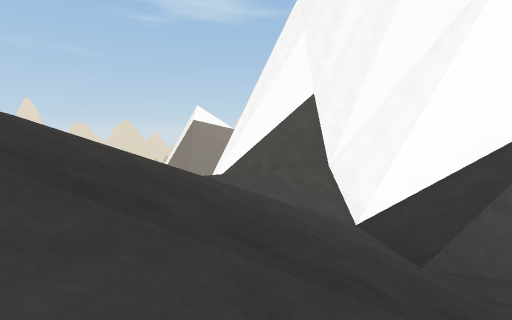
[1] (above)

13 first-person views from a walk through a scene from a Unity 3-D project. The camera is 1.3 m above the floor, tilts 6° down and sees 85° across. The floor is counted in squares, 2 m on a side. Each view is taken from the middle of a square. On the plan, view 1 faces up. The plan holds only what a view shows up to about 9 squares ahead; the rest is blank. The place goes on beyond the plan. The player character is not drawn.

[2]
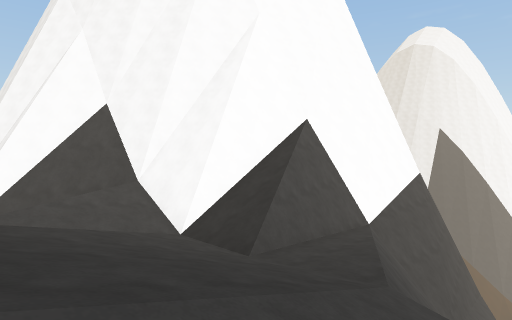

[3]
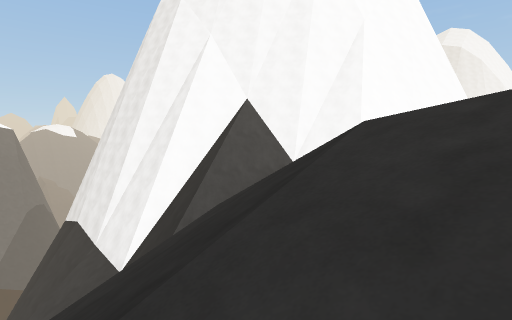

[4]
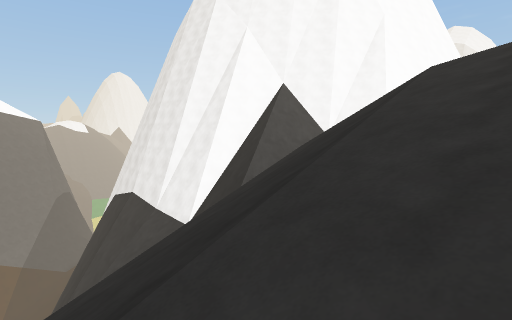

[5]
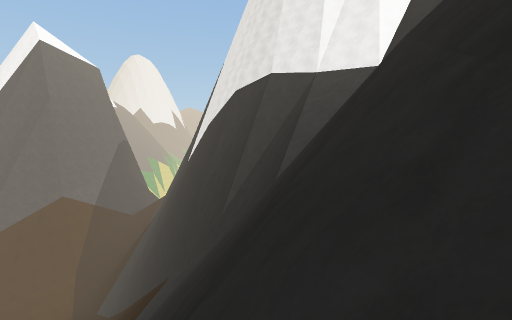

[6]
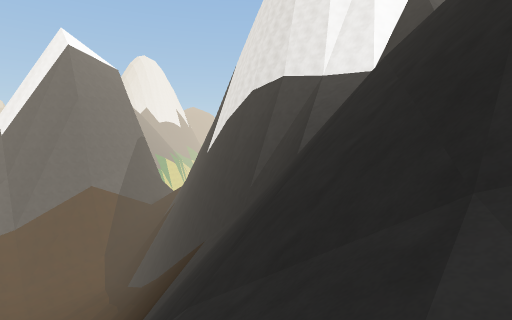

[7]
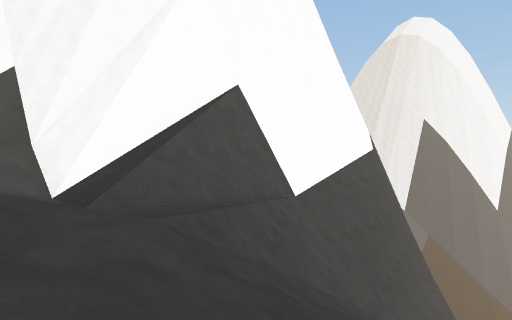

[8]
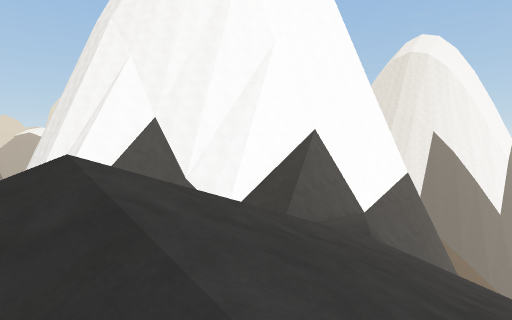

[9]
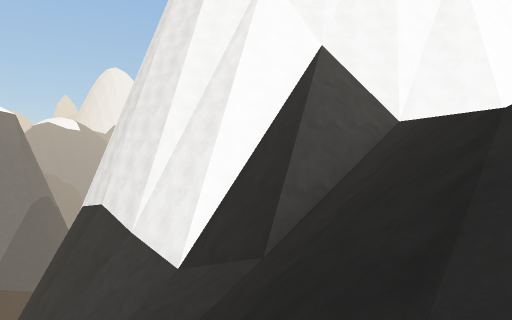

[10]
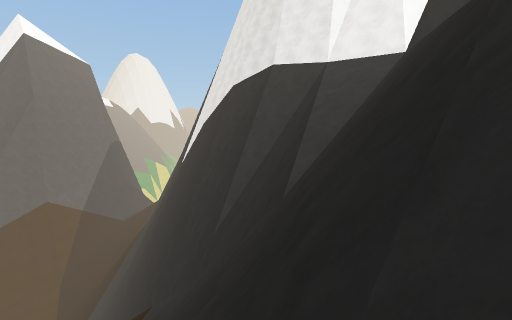

[11]
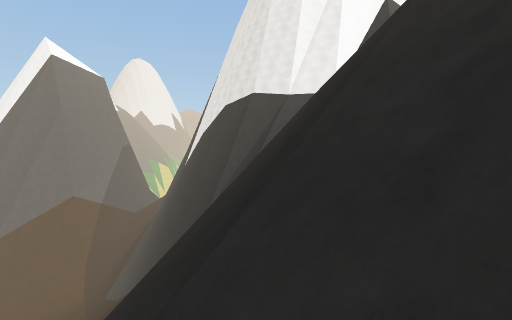

[12]
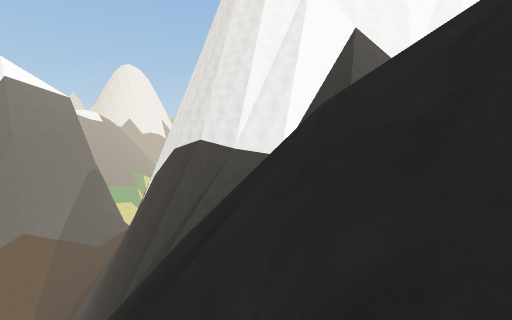

[13]
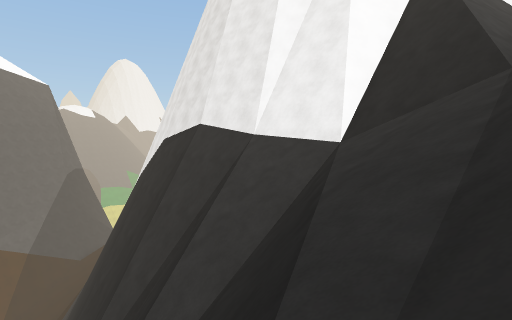

### Floor plan
Key: @ floor where view 1 was taken; # wall or solid block; . main floor; : floor 1.5 m higher than the main floor; + floor 7.25 m higher than the main floor; * floor 11.25 m higher than the main floor; / step, stairs or slope; = window, fence, low wall or low ledge; v drop or lower ground.
Columns run from 13 left of view 1 to 10 right of it. Each row starts with its distance up from view 1.
 15      #    #
 14      # # v##
 13     =### v##
 12     ==##vv=#
 11    ####vvv=#
 10   ##  vv.:=#
  9   ##vv##v=/##
  8  /#vvvvv///#####
  7  //////////////##
  6  ///##/  //////######
  5 //////////// //////*##
  4  ////////// /////####
  3       ////////////////
  2       //////////+/##//
  1           /////=vv##=###
  0           ///@////v
 -1           //////

Where each view was taken, in squares from view 1:
view 1: 0 up, 0 right, facing up
view 2: 0 up, 1 left, facing up-right
view 3: 2 up, 5 left, facing up-right
view 4: 2 up, 7 left, facing up-right
view 5: 6 up, 11 left, facing up-right
view 6: 5 up, 13 left, facing up-right
view 7: 1 down, 1 right, facing up-right
view 8: 1 down, 3 left, facing up-right
view 9: 5 up, 5 left, facing up-right
view 10: 7 up, 10 left, facing up-right
view 11: 4 up, 12 left, facing up-right
view 12: 4 up, 9 left, facing up-right
view 13: 7 up, 7 left, facing up-right
